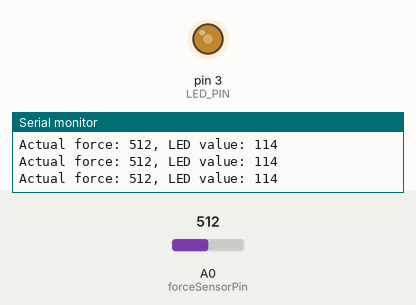
A sketch run on a simulated Arduino Uno, built with avr-gcc and run on an emulated ATmega328P. On the bench: output pins drawn as LEDs (lit = HIGH), the last lines printed to the serial monitor. Inputs (shaded band) come from the test bench; at power-on: A0 (forceSensorPin) = 512.

Above: at 1.2 s.
1.3 s: A0 (forceSensorPin) set to 0
At 2.1 s:
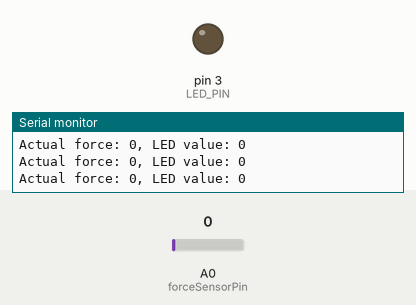
2.8 s: A0 (forceSensorPin) set to 429
5.8 s: A0 (forceSensorPin) set to 450
At 6.9 s:
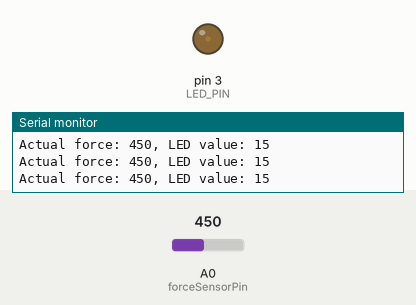
7.3 s: A0 (forceSensorPin) set to 490
At 8.5 s:
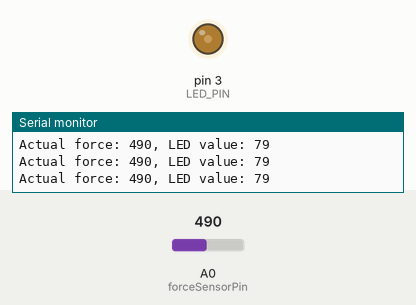
8.8 s: A0 (forceSensorPin) set to 510
At 9.5 s:
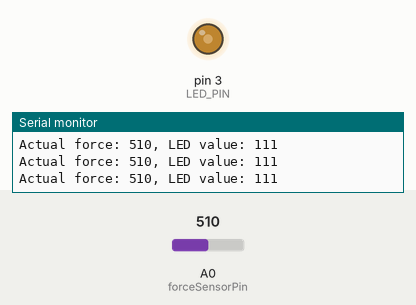
10.3 s: A0 (forceSensorPin) set to 716
At 11.5 s:
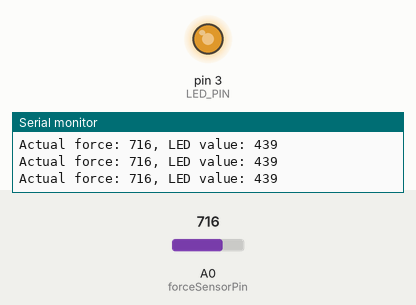
Timing chart, 0 to 12.8 s (numbered marks = the images above; inputs shaded):
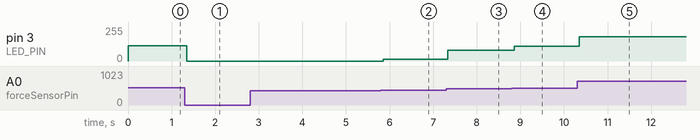

Measured:
- after the input at 1.3 s, pin 3 (LED_PIN): 114/255 → 0/255 after 0.05 s
- after the input at 5.8 s, pin 3 (LED_PIN): 0/255 → 15/255 after 0.05 s
- after the input at 7.3 s, pin 3 (LED_PIN): 15/255 → 79/255 at once
- after the input at 8.8 s, pin 3 (LED_PIN): 79/255 → 111/255 after 0.06 s
- after the input at 10.3 s, pin 3 (LED_PIN): 111/255 → 183/255 after 0.05 s

The sketch:

forcesensor_to_led.ino
```cpp
int LED_PIN = 3;
int forceSensorPin = A0;

void setup() {
    pinMode(LED_PIN, OUTPUT);
    Serial.begin(9600);
}

void loop() {
    // Read the force value from the analog input sensor
    int force = analogRead(forceSensorPin);
    Serial.print("Actual force: ");
    Serial.print(force);

    // The input value for force is between 0 and 1023, but depending on the
    // size of your foam it will probably stay between 400 and 600. To control
    // the output of the LED, we need a number between 0 and 255.
    //
    // Map the input values (400 to 600) to an output value (0 to 255)
    int ledValue = map(force, 440, 600, 0, 255);
    // The "map" function will return a negative value if we go outside of the
    // 440-600 range, and we don't want thing. This will make sure the output
    // value is always positive
    ledValue = max(0, ledValue);

    Serial.print(", LED value: ");
    Serial.println(ledValue);

    // Control the LED brightness
    analogWrite(LED_PIN, ledValue);
}
```
